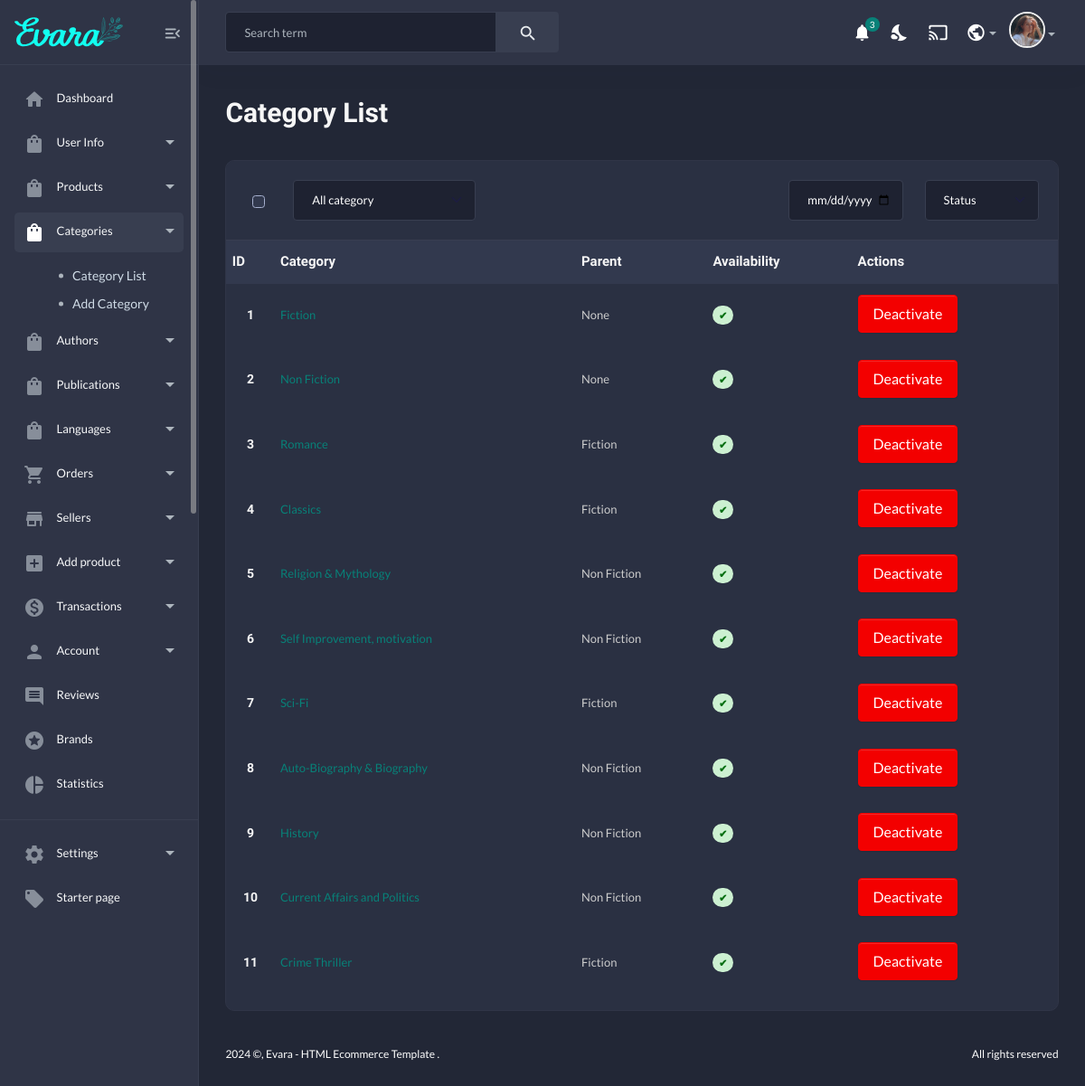
Before: /category (signed in) with the older database file.
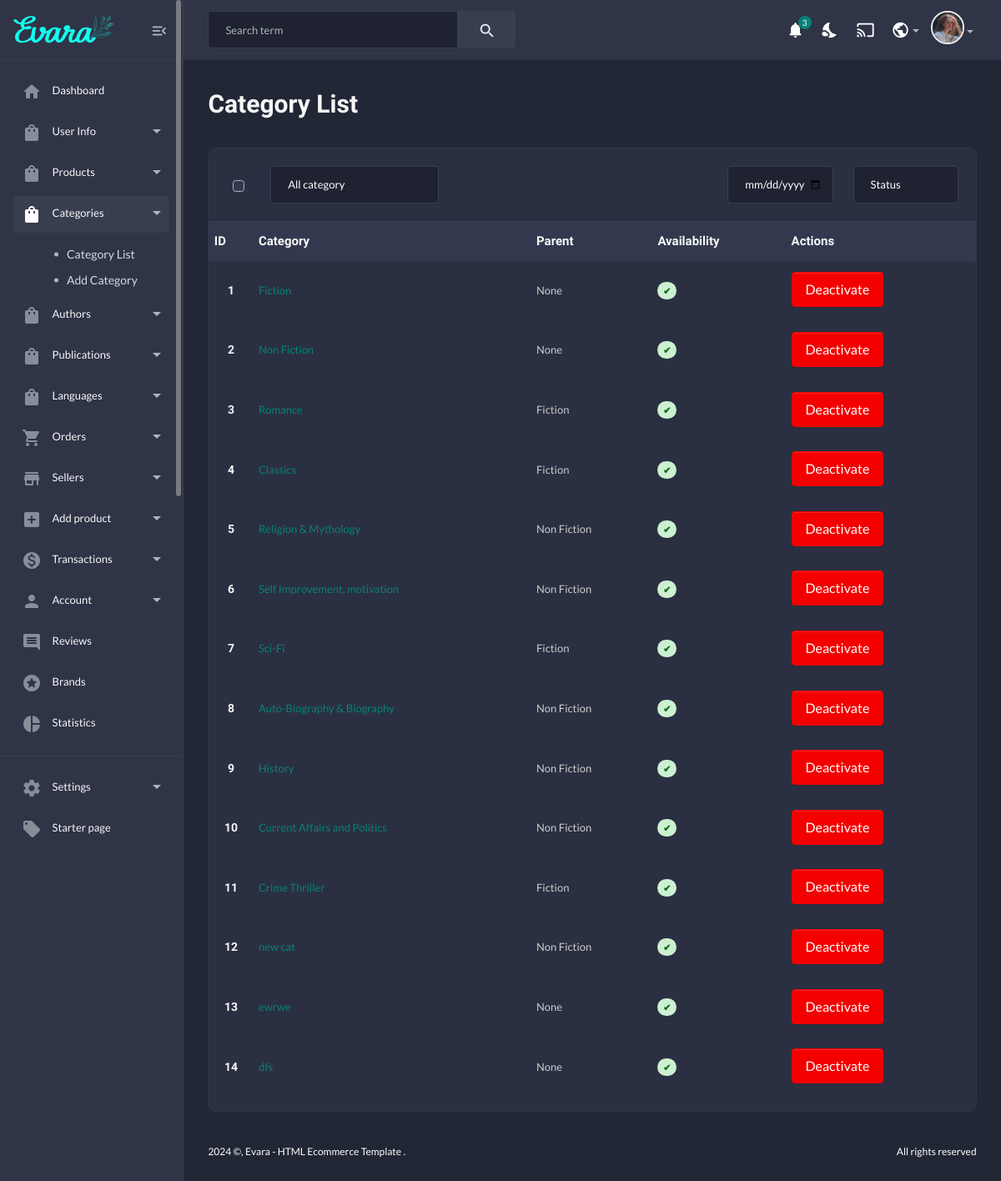
After: the same page with the newer database file.
### store/models.py (models this page shows, shortened)
class Category(models.Model):
    category_name = models.CharField(max_length=50,unique=True)
    slug = models.SlugField(max_length=100, unique=True)
    parent_cat = models.ForeignKey('self',null=True,blank=True,on_delete=models.CASCADE,related_name = 'subcategories')
    is_active = models.BooleanField(default = True)
    class Meta:
        verbose_name = 'Category'
        verbose_name_plural = 'Categories'
    def __str__(self):
        return self.category_name

### adminapp/views.py (the view)
# urls.py: path('category',views.listcategory,name='category'),
@login_required(login_url='admin_app:admin_login')
def listcategory(request):
    if not request.user.is_superuser:
        return redirect('user_app:home')
    categories = Category.objects.all().order_by('id')
    return render(request, 'admin_template/product-category/category-list.html',{'all_categories':categories})

### store/context_processors.py (called while the page is built)
def category_links(request):
    links = Category.objects.all()
    return dict(links = links)

### templates/admin_template/product-category/category-list.html (shortened to what this page needs)
{% extends "admin_base.html" %}
{% load static %}
{% block content %}
{% include "includes/admin_sidebar.html" %}
<main class="main-wrap">
    {% include "includes/admin_navbar.html" %}
    <section class="content-main">
        <div class="content-header">
            <div>
                <h2 class="content-title card-title">Category List</h2>
            </div>
        </div>
        <div class="card mb-4">
            <header class="card-header">
                <div class="row align-items-center">
                    <div class="col col-check flex-grow-0">
                        <div class="form-check ms-2">
                            <input class="form-check-input" type="checkbox" value="">
                        </div>
                    </div>
                    <div class="col-md-3 col-12 me-auto mb-md-0 mb-3">
                        <select class="form-select">
                            <option selected>All category</option>
                        </select>
                    </div>
                    <div class="col-md-2 col-6">
                        <input type="date" value="02.05.2021" class="form-control">
                    </div>
                    <div class="col-md-2 col-6">
                        <select class="form-select">
                            <option selected>Status</option>
                        </select>
                    </div>
                </div>
            </header>
            <div class="table-responsive">
<table class="table table-bordered table-hover">
      <thead class="thead-dark">
        <tr>
            <th scope="col"><h5>ID</h5></th>
            <th scope="col"><h5>Category</h5></th>
            <th scope="col"><h5>Parent</h5></th>
            <th scope="col"><h5>Availability</h5></th>
            <th scope="col"><h5>Actions</h5></th>
        </tr>
    </thead>
    {% for data in all_categories %}
    <tbody>
        <tr>
            <td class="border-bottom-0 text-center">
                <h6 class="fw-semibold tablecontent mb-1">{{ forloop.counter }}</h6>
            </td>
            <td>
                <div class="ml-2"><a href="{% url 'admin_app:edit_category' data.slug %}">{{data.category_name}}</a></div>
            </td>
            <td>
                <div class="ml-2">{{data.parent_cat}}</div>
            </td>
            {% if data.is_active%}
                <td><span class='badge rounded-pill alert-success'>&#10004;</span></td>
                <td><a href="{% url 'admin_app:control_category' data.slug %}">
                    <button class="btn btn-danger mb-1 px-3">Deactivate</button>
                  </a>
                </td>
            {% else %}
                <td><span class='badge rounded-pill alert-danger'>&#10006;</span></td>
                <td> <a href="{% url 'admin_app:control_category' data.slug %}">
                    <button class="btn btn-success mb-1">Activate</button>
                  </a>
                </td>
            {% endif %}
            </tr>
    </tbody>
        {% endfor %}
</table>
</div>
        </div>
</section>
    {% include "includes/admin_footer.html" %}
</main>
</body>
</html>
{% endblock content %}

Changed rows visible on the page:
added Category: category_name "new cat", parent_cat "Non Fiction", is_active "Deactivate"
added Category: category_name "ewrwe", parent_cat "None", is_active "Deactivate"
added Category: category_name "dfs", parent_cat "None", is_active "Deactivate"
